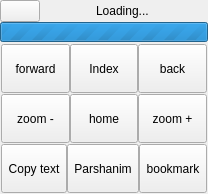
     <widget class="QWidget" name="displaypage">
      <layout class="QVBoxLayout" name="verticalLayout_3">
       <property name="spacing">
        <number>1</number>
       </property>
       <property name="leftMargin">
        <number>0</number>
       </property>
       <property name="topMargin">
        <number>0</number>
       </property>
       <property name="rightMargin">
        <number>0</number>
       </property>
       <property name="bottomMargin">
        <number>0</number>
       </property>
       <item>
        <widget class="QFrame" name="displayArea">
         <property name="layoutDirection">
          <enum>Qt::RightToLeft</enum>
         </property>
         <layout class="QVBoxLayout" name="verticalLayout_14">
          <property name="spacing">
           <number>0</number>
          </property>
          <property name="leftMargin">
           <number>0</number>
          </property>
          <property name="topMargin">
           <number>0</number>
          </property>
          <property name="rightMargin">
           <number>0</number>
          </property>
          <property name="bottomMargin">
           <number>0</number>
          </property>
          <item>
           <layout class="QHBoxLayout" name="horizontalLayout_2">
            <property name="spacing">
             <number>0</number>
            </property>
            <item>
             <widget class="QLabel" name="bookNameLBL">
              <property name="sizePolicy">
               <sizepolicy hsizetype="MinimumExpanding" vsizetype="Maximum">
                <horstretch>0</horstretch>
                <verstretch>0</verstretch>
               </sizepolicy>
              </property>
              <property name="minimumSize">
               <size>
                <width>100</width>
                <height>0</height>
               </size>
              </property>
              <property name="text">
               <string>Loading... </string>
              </property>
              <property name="alignment">
               <set>Qt::AlignCenter</set>
              </property>
             </widget>
            </item>
            <item>
             <widget class="QPushButton" name="menuBTN">
              <property name="text">
               <string/>
              </property>
              <property name="icon">
               <iconset resource="mobile.qrc">
                <normaloff>:/flat-icons/settings.png</normaloff>:/flat-icons/settings.png</iconset>
              </property>
             </widget>
            </item>
           </layout>
          </item>
          <item>
           <widget class="QProgressBar" name="loadBar">
            <property name="maximumSize">
             <size>
              <width>16777215</width>
              <height>20</height>
             </size>
            </property>
            <property name="layoutDirection">
             <enum>Qt::RightToLeft</enum>
            </property>
            <property name="styleSheet">
             <string notr="true"/>
            </property>
            <property name="maximum">
             <number>0</number>
            </property>
            <property name="value">
             <number>-1</number>
            </property>
            <property name="textVisible">
             <bool>true</bool>
            </property>
            <property name="invertedAppearance">
             <bool>false</bool>
            </property>
            <property name="format">
             <string extracomment="loading">%p%</string>
            </property>
           </widget>
          </item>
         </layout>
        </widget>
       </item>
       <item>
        <widget class="QFrame" name="dispalyMenu">
         <property name="sizePolicy">
          <sizepolicy hsizetype="Preferred" vsizetype="Maximum">
           <horstretch>0</horstretch>
           <verstretch>0</verstretch>
          </sizepolicy>
         </property>
         <layout class="QVBoxLayout" name="verticalLayout_27">
          <property name="spacing">
           <number>1</number>
          </property>
          <property name="leftMargin">
           <number>1</number>
          </property>
          <property name="topMargin">
           <number>1</number>
          </property>
          <property name="rightMargin">
           <number>1</number>
          </property>
          <property name="bottomMargin">
           <number>1</number>
          </property>
          <item>
           <layout class="QHBoxLayout" name="horizontalLayout_10">
            <property name="spacing">
             <number>0</number>
            </property>
            <item>
             <widget class="QToolButton" name="forwardBTN">
              <property name="sizePolicy">
               <sizepolicy hsizetype="Preferred" vsizetype="Preferred">
                <horstretch>0</horstretch>
                <verstretch>0</verstretch>
               </sizepolicy>
              </property>
              <property name="minimumSize">
               <size>
                <width>51</width>
                <height>49</height>
               </size>
              </property>
              <property name="font">
               <font>
                <pointsize>9</pointsize>
                <weight>50</weight>
                <bold>false</bold>
               </font>
              </property>
              <property name="autoFillBackground">
               <bool>false</bool>
              </property>
              <property name="text">
               <string>forward</string>
              </property>
              <property name="icon">
               <iconset resource="../Orayta.qrc">
                <normaloff>:/Icons/go-next.png</normaloff>:/Icons/go-next.png</iconset>
              </property>
              <property name="iconSize">
               <size>
                <width>50</width>
                <height>50</height>
               </size>
              </property>
              <property name="toolButtonStyle">
               <enum>Qt::ToolButtonTextUnderIcon</enum>
              </property>
              <property name="autoRaise">
               <bool>false</bool>
              </property>
             </widget>
            </item>
            <item>
             <widget class="QToolButton" name="toIndexMenuBTN">
              <property name="sizePolicy">
               <sizepolicy hsizetype="Preferred" vsizetype="Preferred">
                <horstretch>0</horstretch>
                <verstretch>0</verstretch>
               </sizepolicy>
              </property>
              <property name="minimumSize">
               <size>
                <width>51</width>
                <height>49</height>
               </size>
              </property>
              <property name="font">
               <font>
                <pointsize>9</pointsize>
                <weight>50</weight>
                <bold>false</bold>
               </font>
              </property>
              <property name="autoFillBackground">
               <bool>false</bool>
              </property>
              <property name="text">
               <string>Index</string>
              </property>
              <property name="icon">
               <iconset resource="../Orayta.qrc">
                <normaloff>:/Icons/arrow-up.png</normaloff>:/Icons/arrow-up.png</iconset>
              </property>
              <property name="iconSize">
               <size>
                <width>50</width>
                <height>50</height>
               </size>
              </property>
              <property name="toolButtonStyle">
               <enum>Qt::ToolButtonTextUnderIcon</enum>
              </property>
              <property name="autoRaise">
               <bool>false</bool>
              </property>
             </widget>
            </item>
            <item>
             <widget class="QToolButton" name="backBTN">
              <property name="sizePolicy">
               <sizepolicy hsizetype="Preferred" vsizetype="Preferred">
                <horstretch>0</horstretch>
                <verstretch>0</verstretch>
               </sizepolicy>
              </property>
              <property name="minimumSize">
               <size>
                <width>51</width>
                <height>49</height>
               </size>
              </property>
              <property name="font">
               <font>
                <pointsize>9</pointsize>
                <weight>50</weight>
                <bold>false</bold>
               </font>
              </property>
              <property name="autoFillBackground">
               <bool>false</bool>
              </property>
              <property name="text">
               <string>back</string>
              </property>
              <property name="icon">
               <iconset resource="../Orayta.qrc">
                <normaloff>:/Icons/go-previous.png</normaloff>:/Icons/go-previous.png</iconset>
              </property>
              <property name="iconSize">
               <size>
                <width>50</width>
                <height>50</height>
               </size>
              </property>
              <property name="toolButtonStyle">
               <enum>Qt::ToolButtonTextUnderIcon</enum>
              </property>
              <property name="autoRaise">
               <bool>false</bool>
              </property>
             </widget>
            </item>
           </layout>
          </item>
          <item>
           <layout class="QHBoxLayout" name="horizontalLayout_21">
            <property name="spacing">
             <number>0</number>
            </property>
            <property name="topMargin">
             <number>0</number>
            </property>
            <item>
             <widget class="QToolButton" name="ZoomOutBTN">
              <property name="sizePolicy">
               <sizepolicy hsizetype="Preferred" vsizetype="Preferred">
                <horstretch>0</horstretch>
                <verstretch>0</verstretch>
               </sizepolicy>
              </property>
              <property name="minimumSize">
               <size>
                <width>51</width>
                <height>49</height>
               </size>
              </property>
              <property name="font">
               <font>
                <pointsize>9</pointsize>
                <weight>50</weight>
                <bold>false</bold>
               </font>
              </property>
              <property name="autoFillBackground">
               <bool>false</bool>
              </property>
              <property name="text">
               <string>zoom -</string>
              </property>
              <property name="icon">
               <iconset resource="../Orayta.qrc">
                <normaloff>:/Icons/zoom-out.png</normaloff>:/Icons/zoom-out.png</iconset>
              </property>
              <property name="iconSize">
               <size>
                <width>50</width>
                <height>50</height>
               </size>
              </property>
              <property name="toolButtonStyle">
               <enum>Qt::ToolButtonTextUnderIcon</enum>
              </property>
              <property name="autoRaise">
               <bool>false</bool>
              </property>
             </widget>
            </item>
            <item>
             <widget class="QToolButton" name="toMainMenuBTN">
              <property name="sizePolicy">
               <sizepolicy hsizetype="Preferred" vsizetype="Preferred">
                <horstretch>0</horstretch>
                <verstretch>0</verstretch>
               </sizepolicy>
              </property>
              <property name="minimumSize">
               <size>
                <width>51</width>
                <height>49</height>
               </size>
              </property>
              <property name="font">
               <font>
                <pointsize>9</pointsize>
                <weight>50</weight>
                <bold>false</bold>
               </font>
              </property>
              <property name="text">
               <string>home</string>
              </property>
              <property name="icon">
               <iconset resource="../Orayta.qrc">
                <normaloff>:/Icons/go-home.png</normaloff>:/Icons/go-home.png</iconset>
              </property>
              <property name="iconSize">
               <size>
                <width>50</width>
                <height>50</height>
               </size>
              </property>
              <property name="toolButtonStyle">
               <enum>Qt::ToolButtonTextUnderIcon</enum>
              </property>
              <property name="autoRaise">
               <bool>false</bool>
              </property>
             </widget>
            </item>
            <item>
             <widget class="QToolButton" name="ZoomInBTN">
              <property name="sizePolicy">
               <sizepolicy hsizetype="Preferred" vsizetype="Preferred">
                <horstretch>0</horstretch>
                <verstretch>0</verstretch>
               </sizepolicy>
              </property>
              <property name="minimumSize">
               <size>
                <width>51</width>
                <height>49</height>
               </size>
              </property>
              <property name="font">
               <font>
                <pointsize>9</pointsize>
                <weight>50</weight>
                <bold>false</bold>
               </font>
              </property>
              <property name="text">
               <string>zoom +</string>
              </property>
              <property name="icon">
               <iconset resource="../Orayta.qrc">
                <normaloff>:/Icons/zoom-in.png</normaloff>:/Icons/zoom-in.png</iconset>
              </property>
              <property name="iconSize">
               <size>
                <width>50</width>
                <height>50</height>
               </size>
              </property>
              <property name="toolButtonStyle">
               <enum>Qt::ToolButtonTextUnderIcon</enum>
              </property>
              <property name="autoRaise">
               <bool>false</bool>
              </property>
             </widget>
            </item>
           </layout>
          </item>
          <item>
           <layout class="QHBoxLayout" name="horizontalLayout_15">
            <property name="spacing">
             <number>0</number>
            </property>
            <item>
             <widget class="QToolButton" name="copyTextBTN">
              <property name="sizePolicy">
               <sizepolicy hsizetype="Preferred" vsizetype="Preferred">
                <horstretch>0</horstretch>
                <verstretch>0</verstretch>
               </sizepolicy>
              </property>
              <property name="minimumSize">
               <size>
                <width>51</width>
                <height>49</height>
               </size>
              </property>
              <property name="font">
               <font>
                <pointsize>9</pointsize>
                <weight>50</weight>
                <bold>false</bold>
               </font>
              </property>
              <property name="text">
               <string>Copy text</string>
              </property>
              <property name="icon">
               <iconset resource="../Orayta.qrc">
                <normaloff>:/Icons/edit-copy.png</normaloff>:/Icons/edit-copy.png</iconset>
              </property>
              <property name="iconSize">
               <size>
                <width>50</width>
                <height>50</height>
               </size>
              </property>
              <property name="toolButtonStyle">
               <enum>Qt::ToolButtonTextUnderIcon</enum>
              </property>
              <property name="autoRaise">
               <bool>false</bool>
              </property>
             </widget>
            </item>
            <item>
             <widget class="QToolButton" name="mixedSelectBTN">
              <property name="sizePolicy">
               <sizepolicy hsizetype="Preferred" vsizetype="Preferred">
                <horstretch>0</horstretch>
                <verstretch>0</verstretch>
               </sizepolicy>
              </property>
              <property name="minimumSize">
               <size>
                <width>51</width>
                <height>49</height>
               </size>
              </property>
              <property name="font">
               <font>
                <pointsize>9</pointsize>
                <weight>50</weight>
                <italic>false</italic>
                <bold>false</bold>
               </font>
              </property>
              <property name="text">
               <string>Parshanim</string>
              </property>
              <property name="icon">
               <iconset resource="../Orayta.qrc">
                <normaloff>:/Icons/bookcase.png</normaloff>:/Icons/bookcase.png</iconset>
              </property>
              <property name="iconSize">
               <size>
                <width>50</width>
                <height>50</height>
               </size>
              </property>
              <property name="toolButtonStyle">
               <enum>Qt::ToolButtonTextUnderIcon</enum>
              </property>
              <property name="autoRaise">
               <bool>false</bool>
              </property>
             </widget>
            </item>
            <item>
             <widget class="QToolButton" name="addBM_BTN">
              <property name="sizePolicy">
               <sizepolicy hsizetype="Preferred" vsizetype="Preferred">
                <horstretch>0</horstretch>
                <verstretch>0</verstretch>
               </sizepolicy>
              </property>
              <property name="minimumSize">
               <size>
                <width>51</width>
                <height>49</height>
               </size>
              </property>
              <property name="font">
               <font>
                <pointsize>9</pointsize>
                <weight>50</weight>
                <italic>false</italic>
                <bold>false</bold>
               </font>
              </property>
              <property name="text">
               <string>bookmark</string>
              </property>
              <property name="icon">
               <iconset resource="../Orayta.qrc">
                <normaloff>:/Icons/bookmarks.png</normaloff>:/Icons/bookmarks.png</iconset>
              </property>
              <property name="iconSize">
               <size>
                <width>30</width>
                <height>30</height>
               </size>
              </property>
              <property name="toolButtonStyle">
               <enum>Qt::ToolButtonTextUnderIcon</enum>
              </property>
              <property name="autoRaise">
               <bool>false</bool>
              </property>
             </widget>
            </item>
           </layout>
          </item>
         </layout>
        </widget>
       </item>
      </layout>
     </widget>
